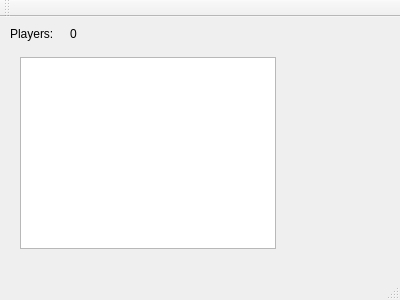
<?xml version="1.0" encoding="UTF-8"?>
<ui version="4.0">
 <class>MainWindow</class>
 <widget class="QMainWindow" name="MainWindow">
  <property name="geometry">
   <rect>
    <x>0</x>
    <y>0</y>
    <width>400</width>
    <height>300</height>
   </rect>
  </property>
  <property name="windowTitle">
   <string>MainWindow</string>
  </property>
  <widget class="QWidget" name="centralWidget">
   <widget class="QLabel" name="label">
    <property name="geometry">
     <rect>
      <x>10</x>
      <y>10</y>
      <width>57</width>
      <height>14</height>
     </rect>
    </property>
    <property name="text">
     <string>Players:</string>
    </property>
   </widget>
   <widget class="QLabel" name="label_num">
    <property name="geometry">
     <rect>
      <x>70</x>
      <y>10</y>
      <width>57</width>
      <height>14</height>
     </rect>
    </property>
    <property name="text">
     <string>0</string>
    </property>
   </widget>
   <widget class="QTextBrowser" name="text">
    <property name="geometry">
     <rect>
      <x>20</x>
      <y>40</y>
      <width>256</width>
      <height>192</height>
     </rect>
    </property>
   </widget>
  </widget>
  <widget class="QMenuBar" name="menuBar">
   <property name="geometry">
    <rect>
     <x>0</x>
     <y>0</y>
     <width>400</width>
     <height>22</height>
    </rect>
   </property>
  </widget>
  <widget class="QToolBar" name="mainToolBar">
   <attribute name="toolBarArea">
    <enum>TopToolBarArea</enum>
   </attribute>
   <attribute name="toolBarBreak">
    <bool>false</bool>
   </attribute>
  </widget>
  <widget class="QStatusBar" name="statusBar"/>
 </widget>
 <layoutdefault spacing="6" margin="11"/>
 <resources/>
 <connections/>
</ui>
